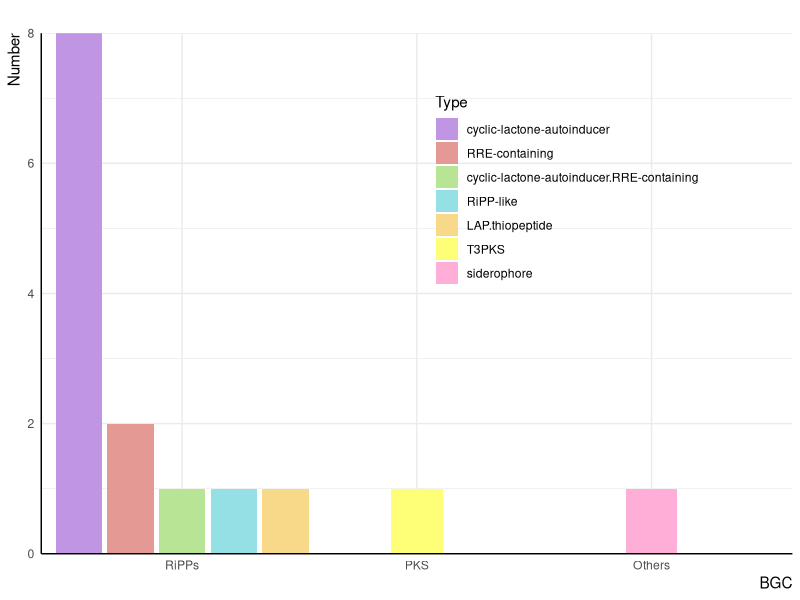
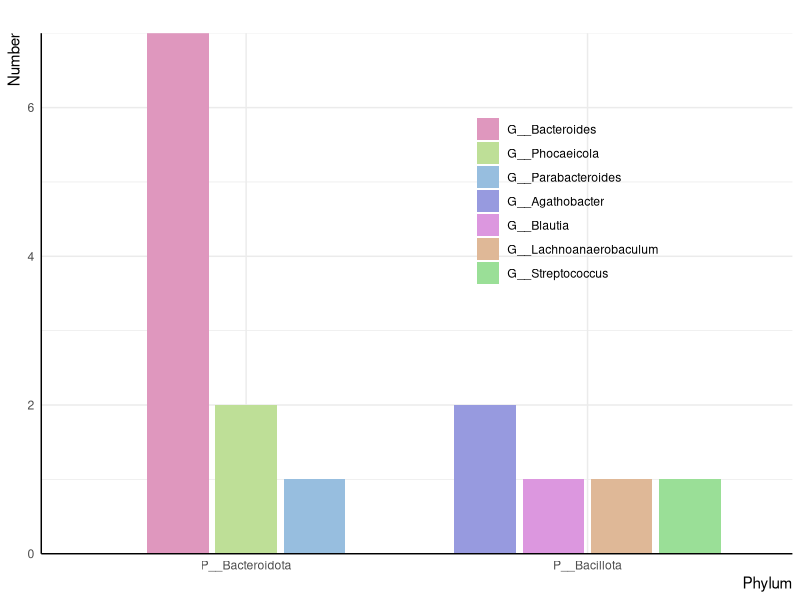

These charts were generated, in order, by the following R code:
library('readxl')
library(ggplot2)
library(tidyverse)
library(dplyr)
library(ggpubr)

#*(D)
data.cross <- read.table('mldist_list.txt',header = TRUE)
my_comparisons = list( c("MAGs", "REF"))
p <- ggboxplot(data.cross,x = "type",y = "value",color = "type",add = "jitter") 
p2<-p + stat_compare_means(comparisons = my_comparisons,
                       # label = "p.signif",
                       method = "t.test")

#*(E)
df_hmp<- read_xlsx('hmp.xlsx')
summary_df <- df_hmp %>%
  group_by(BGC, Type) %>%
  summarise(count = n()) %>%
  ungroup()
custom_type_order <- c("cyclic-lactone-autoinducer", "RRE-containing", 
                       "cyclic-lactone-autoinducer.RRE-containing",'RiPP-like',
                       'LAP.thiopeptide','T3PKS','siderophore') 
summary_df$Type <- factor(summary_df$Type, levels = custom_type_order)
custom_type_order2 <- c("RiPPs", "PKS", "Others") 
summary_df$BGC <- factor(summary_df$BGC, levels = custom_type_order2)
#custom_colors <- c('#64B6EA','#9BCDFF', "#61D4D5", '#99FFCC', '#CCFF9A','#F8D889', '#FFAFD7')
custom_colors <- c('#C095E4','#E49995', "#B8E495", '#95E0E4', '#F8D889','#FFFF77', '#FFAFD7')
p_his <- ggplot(summary_df, aes(x = BGC, y = count, fill = Type)) +
  #geom_bar(stat = "identity", position = position_dodge2(width = 0.8), width = 0.8) +
  geom_bar(data = filter(summary_df, BGC == "RiPPs"), stat = "identity", position = position_dodge2(width = 0.8), width = 1.1) + # RiPPs 组的柱子
  geom_bar(data = filter(summary_df, BGC == "PKS"), stat = "identity", position = position_dodge2(width = 0.8), width = 1.1/5) + # PKS 组的柱子，宽度是 RiPPs 的五分之一
  geom_bar(data = filter(summary_df, BGC == "Others"), stat = "identity", position = position_dodge2(width = 0.8), width = 1.1/5) + # PKS 组的柱子，宽度是 RiPPs 的五分之一
  scale_fill_manual(values = custom_colors) +  # 自定义颜色
  labs(title = " ",
       x = "BGC",
       y = "Number") +
  scale_y_continuous(expand = c(0, 0))+
  theme_minimal() +
  theme(axis.text.x = element_text(angle = 0, hjust = 0.5),
        axis.title = element_text(hjust = 1),
        legend.position =  c(0.7, 0.7),
        axis.line = element_line(color = "black"), 
  )
ggsave('hmp_hist_BGC.svg',p_his,width = 6,height = 6,units = 'in',dpi = 600)

#*(F)
summary_genus <- df_hmp %>%
  group_by(PHYLUM, GENUS) %>%
  summarise(count = n()) %>%
  ungroup()

GENUS_order <- c("G__Bacteroides", "G__Phocaeicola", 
                 "G__Parabacteroides",'G__Agathobacter','G__Blautia','G__Lachnoanaerobaculum','G__Streptococcus') 
summary_genus$GENUS <- factor(summary_genus$GENUS, levels = GENUS_order)
PHYLUM_order <- c("P__Bacteroidota", "P__Bacillota") 
summary_genus$PHYLUM <- factor(summary_genus$PHYLUM, levels = PHYLUM_order)
GENUS_colors <- c('#DF97BE','#BEDF97', "#97BEDF", '#979ADF', '#DC97DF','#DFB897', '#9ADF97')
p_genus_his <- ggplot(summary_genus, aes(x = PHYLUM, y = count, fill = GENUS)) +
  #geom_bar(stat = "identity", position = position_dodge2(width = 0.8), width = 0.8) +
  geom_bar(data = filter(summary_genus, PHYLUM == "P__Bacteroidota"), stat = "identity", position = position_dodge2(width = 0.8), width = 0.6) + 
  geom_bar(data = filter(summary_genus, PHYLUM == "P__Bacillota"), stat = "identity", position = position_dodge2(width = 0.8), width = 0.8) + 
  scale_fill_manual(values = GENUS_colors, name = "") + 
  labs(title = " ",
       x = "Phylum",
       y = "Number") +
  scale_y_continuous(expand = c(0, 0))+
  theme_minimal() +
  theme(axis.text.x = element_text(angle = 0, hjust = 0.5),
        axis.title = element_text(hjust = 1),
        legend.position =  c(0.7, 0.7),
        axis.line = element_line(color = "black"), 
        )
ggsave('hmp_hist_GENUS.svg',p_genus_his,width = 8,height = 8,units = 'in',dpi = 600)
